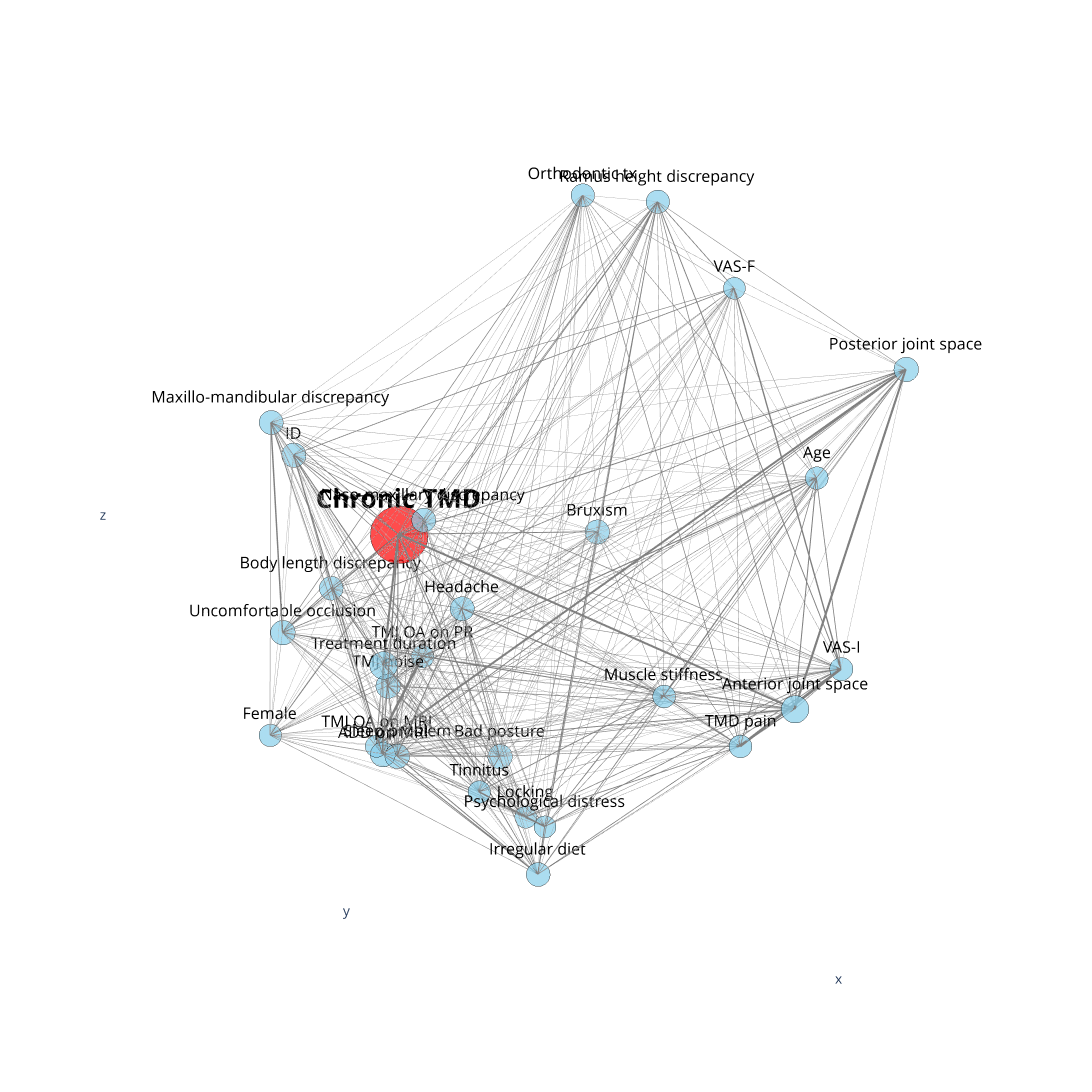

The code cell stored with this chart in its notebook:
### Code cell
plot_3d_force_directed_correlation(df, 'Chronic TMD', central_node_color = 'Red', save_path = f'./Figure/250801_Adolescent.html')
